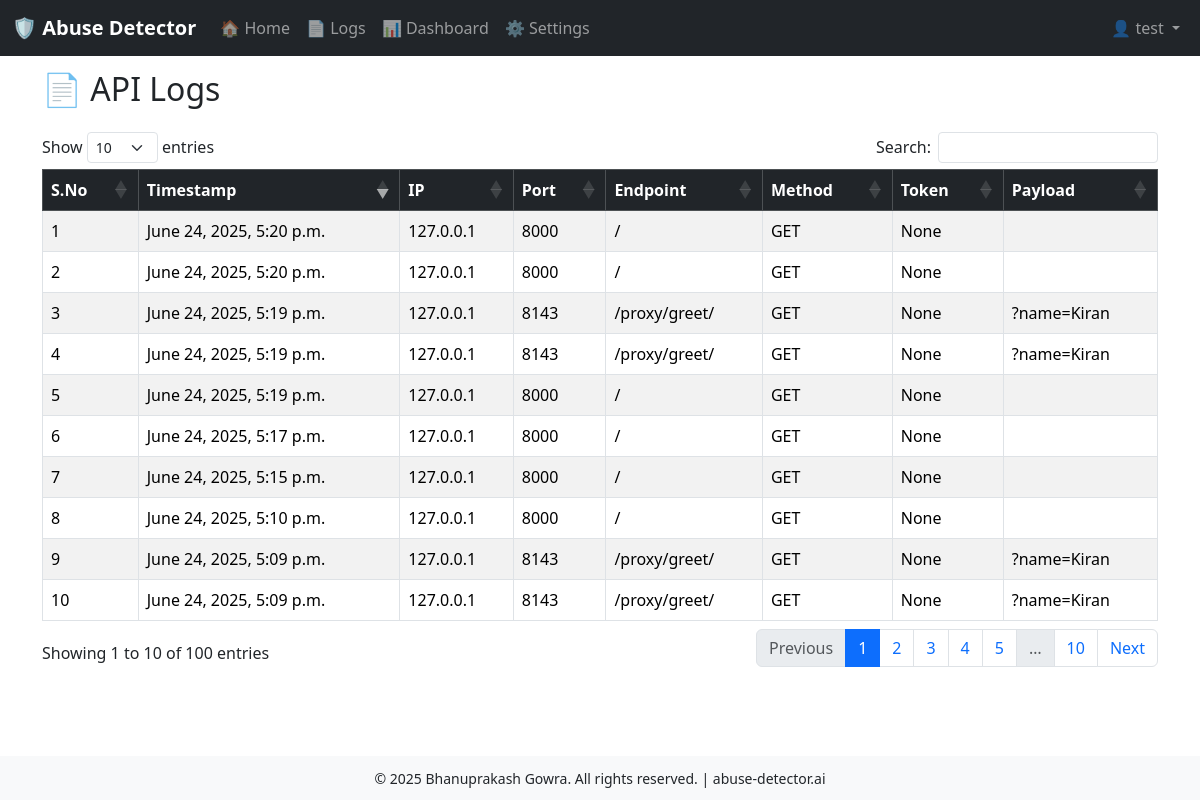
Page /logs/ (signed in) on the committed database.
### monitor/models.py (models this page shows, shortened)
class APILog(models.Model):
    timestamp = models.DateTimeField(auto_now_add=True)
    ip_address = models.GenericIPAddressField()
    port = models.CharField(max_length=10, blank=True)
    endpoint = models.CharField(max_length=255)
    method = models.CharField(max_length=10)
    token = models.CharField(max_length=512, blank=True, null=True)
    payload = models.TextField(blank=True, null=True)

### monitor/views.py (the view)
# urls.py: path('logs/', views.logs_view, name='logs'),
@login_required
def logs_view(request):
    logs = APILog.objects.all().order_by('-timestamp')[:100]
    if request.headers.get('x-requested-with') == 'XMLHttpRequest':
        html = render_to_string('monitor/log_rows.html', {'logs': logs})
        return JsonResponse({'html': html})
    return render(request, 'monitor/logs.html', {'logs': logs})

### monitor/templates/monitor/logs.html (shortened to what this page needs)
{% extends 'monitor/base.html' %}
{% block content %}
<h2 class="mb-4">📄 API Logs</h2>
<table id="logTable" class="table table-striped table-bordered">
    <thead class="table-dark">
        <tr>
            <th>S.No</th>
            <th>Timestamp</th>
            <th>IP</th>
            <th>Port</th>
            <th>Endpoint</th>
            <th>Method</th>
            <th>Token</th>
            <th>Payload</th>
        </tr>
    </thead>
    <tbody id="log-body">
        {% include 'monitor/log_rows.html' %}
    </tbody>
</table>
{% endblock %}

### monitor/templates/monitor/base.html (shortened to what this page needs)
<!DOCTYPE html>
<html lang="en">
<head>
    <link rel="stylesheet" href="https://cdn.jsdelivr.net/npm/bootstrap@5.3.2/dist/css/bootstrap.min.css">
    <link rel="stylesheet" href="https://cdn.datatables.net/1.13.4/css/dataTables.bootstrap5.min.css">
</head>
<body>
<nav class="navbar navbar-expand-lg navbar-dark bg-dark fixed-top">
    <div class="container-fluid">
        <a class="navbar-brand" href="{% url 'home' %}">🛡️ Abuse Detector</a>
        <div class="collapse navbar-collapse" id="navbarNav">
            <ul class="navbar-nav me-auto">
                <li class="nav-item">
                    <a class="nav-link" href="{% url 'home' %}">🏠 Home</a>
                </li>
                <li class="nav-item">
                    <a class="nav-link" href="{% url 'logs' %}">📄 Logs</a>
                </li>
                <li class="nav-item">
                    <a class="nav-link" href="{% url 'dashboard' %}">📊 Dashboard</a>
                </li>
                {% if user.is_authenticated and user.is_superuser %}
                    <li class="nav-item">
                        <a class="nav-link" href="{% url 'settings' %}">⚙️ Settings</a>
                    </li>
                {% endif %}
            </ul>
            <ul class="navbar-nav">
                {% if user.is_authenticated %}
                    <li class="nav-item dropdown">
                        <a class="nav-link dropdown-toggle" href="#" id="accountDropdown" role="button"
                           data-bs-toggle="dropdown" aria-expanded="false">
                           👤 {{ user.username }}
                        </a>
                    </li>
                {% else %}
                        <li class="nav-item"><a class="nav-link" href="/login/">Login</a></li>
                        <li class="nav-item"><a class="nav-link" href="/register/">Register</a></li>
                        <li class="nav-item"><a class="nav-link" href="/login/sso/">SSO Login</a></li>
                {% endif %}
            </ul>
        </div>
    </div>
</nav>
<div class="container mb-5">
    {% block content %}{% endblock %}
</div>
<footer>
    <small>© {{ year|default:"2025" }} Bhanuprakash Gowra. All rights reserved. | abuse-detector.ai</small>
</footer>
</body>
</html>

### monitor/templates/monitor/log_rows.html
{% for log in logs %}
<tr>
    <td>{{ forloop.counter }}</td>
    <td>{{ log.timestamp|date:"F j, Y, g:i a" }}</td>
    <td>{{ log.ip_address }}</td>
    <td>{{ log.port }}</td>
    <td>{{ log.endpoint }}</td>
    <td>{{ log.method }}</td>
    <td>{{ log.token|truncatechars:15 }}</td>
    <td>{{ log.payload|truncatechars:30 }}</td>
</tr>
{% endfor %}

### monitor/templates/monitor/base.html (style rules this page uses)
body { padding-top: 70px; min-height: 100vh; position: relative; }
footer { position: absolute; bottom: 0; width: 100%; padding: 10px 0; background-color: #f8f9fa; text-align: center; }
.navbar-brand { font-weight: bold; }

### rows in the picture
APILog: timestamp "June 24, 2025, 5:20 p.m.", ip_address "127.0.0.1", port "8000", endpoint "/", method "GET", token "None"
APILog: timestamp "June 24, 2025, 5:20 p.m.", ip_address "127.0.0.1", port "8000", endpoint "/", method "GET", token "None"
APILog: timestamp "June 24, 2025, 5:19 p.m.", ip_address "127.0.0.1", port "8143", endpoint "/proxy/greet/", method "GET", token "None", payload "?name=Kiran"
APILog: timestamp "June 24, 2025, 5:19 p.m.", ip_address "127.0.0.1", port "8143", endpoint "/proxy/greet/", method "GET", token "None", payload "?name=Kiran"
APILog: timestamp "June 24, 2025, 5:19 p.m.", ip_address "127.0.0.1", port "8000", endpoint "/", method "GET", token "None"
APILog: timestamp "June 24, 2025, 5:17 p.m.", ip_address "127.0.0.1", port "8000", endpoint "/", method "GET", token "None"
APILog: timestamp "June 24, 2025, 5:15 p.m.", ip_address "127.0.0.1", port "8000", endpoint "/", method "GET", token "None"
APILog: timestamp "June 24, 2025, 5:10 p.m.", ip_address "127.0.0.1", port "8000", endpoint "/", method "GET", token "None"
APILog: timestamp "June 24, 2025, 5:09 p.m.", ip_address "127.0.0.1", port "8143", endpoint "/proxy/greet/", method "GET", token "None", payload "?name=Kiran"
APILog: timestamp "June 24, 2025, 5:09 p.m.", ip_address "127.0.0.1", port "8143", endpoint "/proxy/greet/", method "GET", token "None", payload "?name=Kiran"

### other values in the picture
{{ user.username }} "test"
{{ year|default:"2025" }} "2025"
